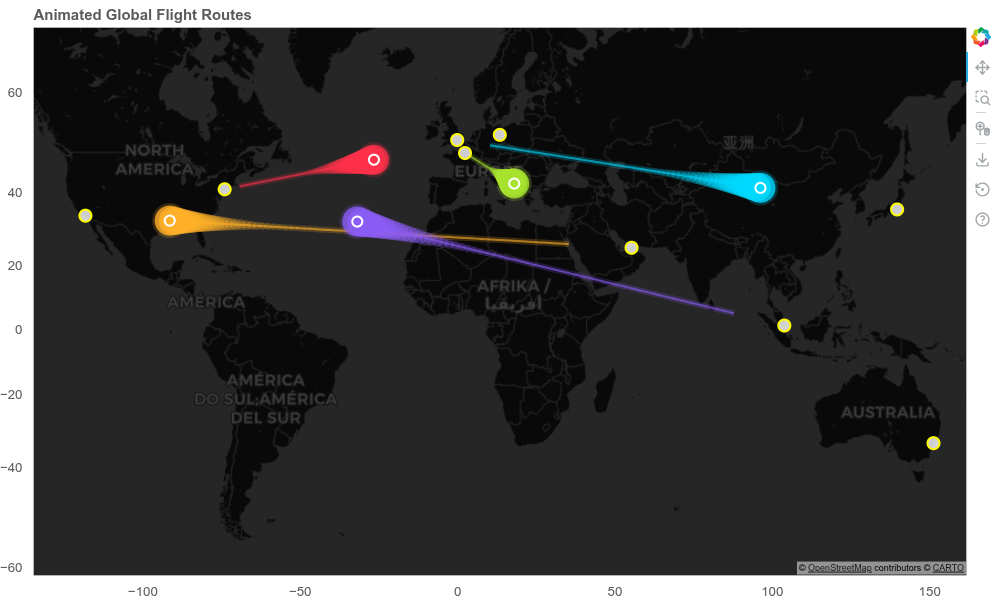

Generate this figure with Python:
from bokeh.plotting import figure, show
from bokeh.models import ColumnDataSource, CustomJS, Button, Div
from bokeh.layouts import column, row
import xyzservices.providers as xyz
import numpy as np

# Helper function to convert lat/lon to Web Mercator
def lat_lon_to_mercator(lat, lon):
    """Convert latitude/longitude to Web Mercator coordinates"""
    r_major = 6378137.000
    x = r_major * np.radians(lon)
    scale = x / lon
    y = 180.0 / np.pi * np.log(np.tan(np.pi / 4.0 + lat * (np.pi / 180.0) / 2.0)) * scale
    return x, y

# ============================================
# Animated Flight Routes with CustomJS
# ============================================

# Define flight routes (origin -> destination)
routes = [
    {'from': 'New York', 'to': 'Berlin', 'color': '#ff3049', 'from_lat': 40.7128, 'from_lon': -74.0060, 'to_lat': 52.5200, 'to_lon': 13.4050},
    {'from': 'London', 'to': 'Tokyo', 'color': '#00d9ff', 'from_lat': 51.5074, 'from_lon': -0.1278, 'to_lat': 35.6762, 'to_lon': 139.6503},
    {'from': 'Paris', 'to': 'Sydney', 'color': '#a6e22e', 'from_lat': 48.8566, 'from_lon': 2.3522, 'to_lat': -33.8688, 'to_lon': 151.2093},
    {'from': 'Dubai', 'to': 'Los Angeles', 'color': '#ffb028', 'from_lat': 25.2048, 'from_lon': 55.2708, 'to_lat': 34.0522, 'to_lon': -118.2437},
    {'from': 'Singapore', 'to': 'New York', 'color': '#8b5cf6', 'from_lat': 1.3521, 'from_lon': 103.8198, 'to_lat': 40.7128, 'to_lon': -74.0060},
]

# Prepare data for dynamic trail lines
trail_line_sources = []
plane_sources = []

for route in routes:
    # Convert coordinates
    x1, y1 = lat_lon_to_mercator(route['from_lat'], route['from_lon'])
    
    # Create dynamic trail line source (will be updated as plane moves)
    trail_line_source = ColumnDataSource(data=dict(
        x=[],
        y=[]
    ))
    trail_line_sources.append(trail_line_source)
    
    # Create animated plane source (moving point)
    plane_source = ColumnDataSource(data=dict(
        x=[x1],
        y=[y1],
        size=[20]
    ))
    plane_sources.append(plane_source)
    
# Create trail sources for comet tails (glow particles)
trail_sources = []
for route in routes:
    x1, y1 = lat_lon_to_mercator(route['from_lat'], route['from_lon'])
    trail_source = ColumnDataSource(data=dict(
        x=[x1] * 50,  # 50 trail points for longer tail
        y=[y1] * 50,
        alpha=[0.0] * 50,
        size=[1] * 50
    ))
    trail_sources.append(trail_source)

# Create the map figure
p = figure(x_range=(-15000000, 18000000), y_range=(-8000000, 10000000),
           x_axis_type="mercator", y_axis_type="mercator", 
           width=1000, height=600,
           title="Animated Global Flight Routes")
p.add_tile(xyz.CartoDB.DarkMatter)

# Draw the dynamic trail lines (drawn as plane moves)
for i, trail_line_source in enumerate(trail_line_sources):
    # Outer glow line
    p.line('x', 'y', source=trail_line_source, 
           line_color=routes[i]['color'], line_width=6, 
           line_alpha=0.2)
    # Main line
    p.line('x', 'y', source=trail_line_source, 
           line_color=routes[i]['color'], line_width=2, 
           line_alpha=0.6)

# Draw the animated planes (moving points with glow)
plane_glyphs = []
trail_glyphs = []

# First draw particle trails (behind the planes)
for i, trail_source in enumerate(trail_sources):
    trail = p.scatter('x', 'y', source=trail_source,
                     size='size', fill_color=routes[i]['color'],
                     fill_alpha='alpha', line_color=None)
    trail_glyphs.append(trail)

# Then draw planes on top
for i, plane_source in enumerate(plane_sources):
    # Outer glow (largest)
    glow_outer = p.scatter('x', 'y', source=plane_source, 
                          size=35, fill_color=routes[i]['color'], 
                          fill_alpha=0.2, line_color=None)
    # Middle glow
    glow_mid = p.scatter('x', 'y', source=plane_source, 
                        size=20, fill_color=routes[i]['color'], 
                        fill_alpha=0.5, line_color=None)
    # Inner bright point
    plane = p.scatter('x', 'y', source=plane_source, 
                      size=10, fill_color=routes[i]['color'], 
                      fill_alpha=1.0, line_color='white', line_width=2)
    plane_glyphs.append(plane)

# Add city markers
cities = {
    'name': ['New York', 'Berlin', 'London', 'Tokyo', 'Paris', 'Sydney', 'Dubai', 'Los Angeles', 'Singapore'],
    'lat': [40.7128, 52.5200, 51.5074, 35.6762, 48.8566, -33.8688, 25.2048, 34.0522, 1.3521],
    'lon': [-74.0060, 13.4050, -0.1278, 139.6503, 2.3522, 151.2093, 55.2708, -118.2437, 103.8198]
}
x_cities, y_cities = lat_lon_to_mercator(np.array(cities['lat']), np.array(cities['lon']))
city_source = ColumnDataSource(data=dict(x=x_cities, y=y_cities, name=cities['name']))
p.scatter('x', 'y', source=city_source, size=12, 
          fill_color='white', fill_alpha=0.8, line_color='yellow', line_width=2)

p.grid.visible = False

# CustomJS callback for animation
animation_callback = CustomJS(args=dict(
    plane_sources=plane_sources,
    trail_sources=trail_sources,
    trail_line_sources=trail_line_sources,
    routes=routes
), code="""
// Animation state
if (typeof window.animation_state === 'undefined') {
    window.animation_state = {
        progress: routes.map(() => 0),
        speeds: routes.map(() => 0.002 + Math.random() * 0.003),
        active: false,
        trails: routes.map(() => Array(50).fill().map(() => ({x: 0, y: 0}))),
        path_history: routes.map(() => []) // Store path points for the line
    };
}

function animate() {
    if (!window.animation_state.active) return;
    
    // Helper to convert lat/lon to Web Mercator
    function latLonToMercator(lat, lon) {
        const r_major = 6378137.000;
        const x = r_major * (lon * Math.PI / 180.0);
        const scale = x / lon;
        const y = 180.0 / Math.PI * Math.log(Math.tan(Math.PI / 4.0 + lat * (Math.PI / 180.0) / 2.0)) * scale;
        return [x, y];
    }
    
    // Update each plane position
    for (let i = 0; i < routes.length; i++) {
        const route = routes[i];
        const progress = window.animation_state.progress[i];
        const speed = window.animation_state.speeds[i];
        
        // Get start and end coordinates in mercator
        const [x1, y1] = latLonToMercator(route.from_lat, route.from_lon);
        const [x2, y2] = latLonToMercator(route.to_lat, route.to_lon);
        
        // Smooth cubic easing for very smooth movement
        const eased = progress < 0.5 
            ? 4 * progress * progress * progress 
            : 1 - Math.pow(-2 * progress + 2, 3) / 2;
        
        const x = x1 + (x2 - x1) * eased;
        const y = y1 + (y2 - y1) * eased;
        
        // ===== DYNAMIC LINE DRAWING =====
        // Add current position to path history
        window.animation_state.path_history[i].push({x: x, y: y});
        
        // Keep only last 80 points for the trail (adjust for longer/shorter trails)
        const max_trail_length = 80;
        if (window.animation_state.path_history[i].length > max_trail_length) {
            window.animation_state.path_history[i].shift();
        }
        
        // Update the line with current path
        const path_x = window.animation_state.path_history[i].map(p => p.x);
        const path_y = window.animation_state.path_history[i].map(p => p.y);
        
        trail_line_sources[i].data.x = path_x;
        trail_line_sources[i].data.y = path_y;
        trail_line_sources[i].change.emit();
        // ================================
        
        // Update particle trail history (comet tail effect)
        window.animation_state.trails[i].unshift({x: x, y: y});
        window.animation_state.trails[i].pop();
        
        // Update trail visualization
        const trail_x = [];
        const trail_y = [];
        const trail_alpha = [];
        const trail_size = [];
        
        for (let j = 0; j < 50; j++) {
            trail_x.push(window.animation_state.trails[i][j].x);
            trail_y.push(window.animation_state.trails[i][j].y);
            // Fade out towards the tail
            const fade = Math.pow((50 - j) / 50, 2.5);
            trail_alpha.push(fade * 0.8);
            trail_size.push(30 * fade);
        }
        
        trail_sources[i].data.x = trail_x;
        trail_sources[i].data.y = trail_y;
        trail_sources[i].data.alpha = trail_alpha;
        trail_sources[i].data.size = trail_size;
        trail_sources[i].change.emit();
        
        // Update plane position
        plane_sources[i].data.x = [x];
        plane_sources[i].data.y = [y];
        
        // Gentle pulse effect on size
        const pulse = 10 + Math.sin(progress * Math.PI * 8) * 2;
        plane_sources[i].data.size = [pulse];
        
        plane_sources[i].change.emit();
        
        // Update progress
        window.animation_state.progress[i] += speed;
        
        // Reset when complete
        if (window.animation_state.progress[i] > 1) {
            window.animation_state.progress[i] = 0;
            // Clear the path history so line disappears
            window.animation_state.path_history[i] = [];
            // Randomize speed slightly for variation
            window.animation_state.speeds[i] = 0.002 + Math.random() * 0.003;
        }
    }
    
    requestAnimationFrame(animate);
}

// Start animation if not already running
if (!window.animation_state.active) {
    window.animation_state.active = true;
    animate();
}
""")

# Start button to trigger animation
start_button = Button(label="🛫 Start Animation", button_type="success", width=200)
start_button.js_on_click(animation_callback)

# Stop button
stop_callback = CustomJS(code="""
if (typeof window.animation_state !== 'undefined') {
    window.animation_state.active = false;
}
""")
stop_button = Button(label="⏸ Stop Animation", button_type="warning", width=200)
stop_button.js_on_click(stop_callback)

# Reset button
reset_callback = CustomJS(args=dict(plane_sources=plane_sources, trail_sources=trail_sources, trail_line_sources=trail_line_sources, routes=routes), code="""
function latLonToMercator(lat, lon) {
    const r_major = 6378137.000;
    const x = r_major * (lon * Math.PI / 180.0);
    const scale = x / lon;
    const y = 180.0 / Math.PI * Math.log(Math.tan(Math.PI / 4.0 + lat * (Math.PI / 180.0) / 2.0)) * scale;
    return [x, y];
}

for (let i = 0; i < routes.length; i++) {
    const route = routes[i];
    const [x, y] = latLonToMercator(route.from_lat, route.from_lon);
    plane_sources[i].data.x = [x];
    plane_sources[i].data.y = [y];
    plane_sources[i].data.size = [20];
    plane_sources[i].change.emit();
    
    // Reset particle trails
    trail_sources[i].data.x = Array(50).fill(x);
    trail_sources[i].data.y = Array(50).fill(y);
    trail_sources[i].data.alpha = Array(50).fill(0);
    trail_sources[i].data.size = Array(50).fill(1);
    trail_sources[i].change.emit();
    
    // Clear the path lines
    trail_line_sources[i].data.x = [];
    trail_line_sources[i].data.y = [];
    trail_line_sources[i].change.emit();
}

if (typeof window.animation_state !== 'undefined') {
    window.animation_state.progress = routes.map(() => 0);
    window.animation_state.trails = routes.map(() => Array(50).fill().map(() => ({x: 0, y: 0})));
    window.animation_state.path_history = routes.map(() => []);
}
""")
reset_button = Button(label="🔄 Reset", button_type="primary", width=200)
reset_button.js_on_click(reset_callback)



# Layout
controls = row(start_button, stop_button, reset_button)
layout = column(controls, p)

show(layout)
